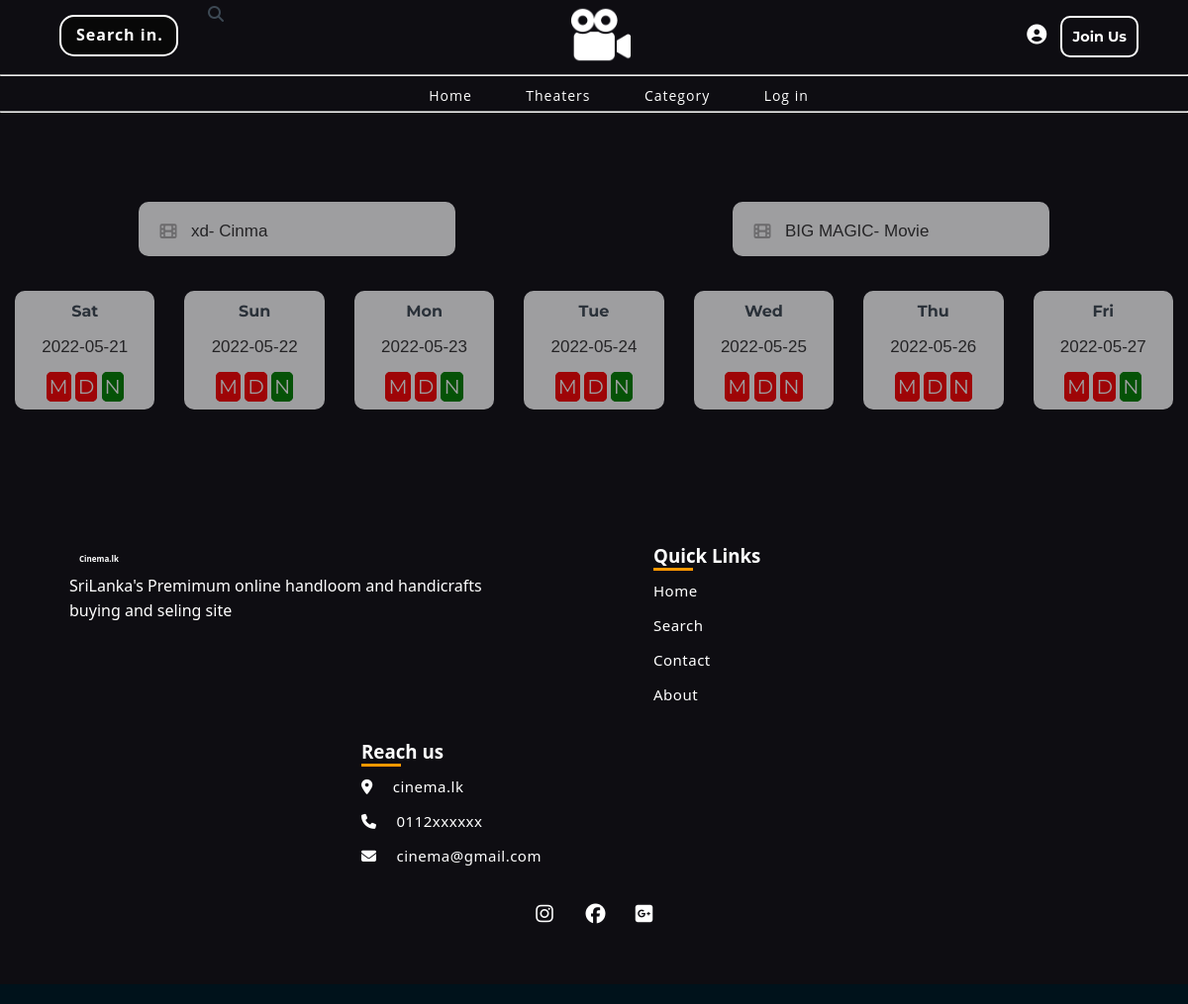
The app's page /views/dateTimeAllocate.php?movie_id=1&theater_id=1, older data.
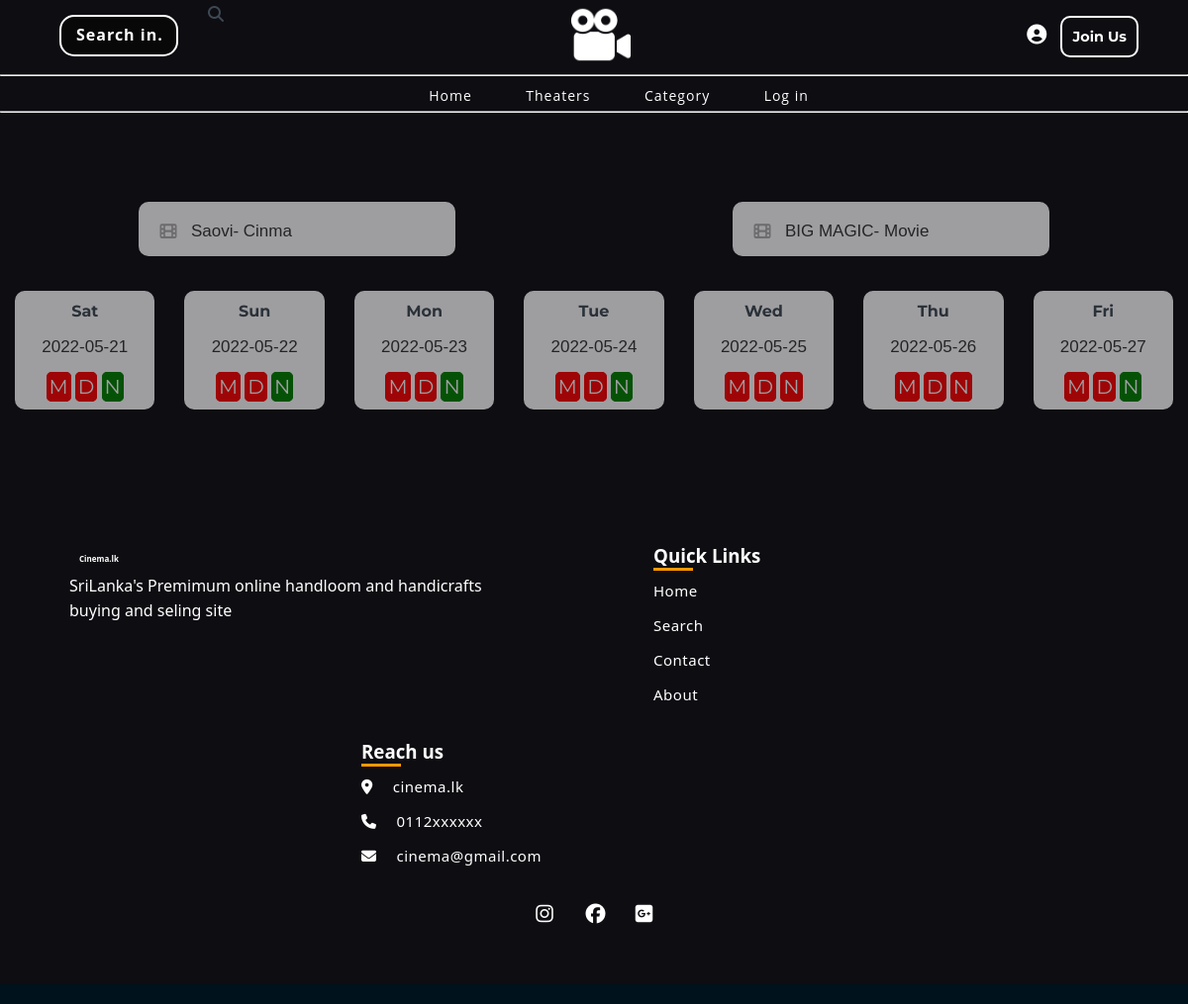
The same page, newer data.
### tables this page shows
CREATE TABLE `theater_owner` (
  `theater_id` int(50) NOT NULL,
  `theater_name` varchar(50) NOT NULL,
  `email` varchar(50) NOT NULL,
  `password` varchar(255) NOT NULL,
  `location` text NOT NULL,
  `contact_no` int(10) NOT NULL,
  `no_balcony_seats` int(5) NOT NULL,
  `no_odc_seats` int(5) NOT NULL,
  `no_of_box` int(5) NOT NULL,
  `open_time` datetime NOT NULL,
  `type` int(2) NOT NULL DEFAULT 2,
  `isReg` tinyint(4) NOT NULL DEFAULT 0
);

### controllers/addMovieController.php (called while the page is built, shortened)
<?php
function executeQuery($query)
{
    require('connection.php');
    $result = mysqli_query($connection, $query);
    if ($result) {
        if (mysqli_num_rows($result) > 0) {
            $all_the_movies = array();
            while ($row = mysqli_fetch_assoc($result)) {
                $all_the_movies[] = $row;
            }
            return $all_the_movies;
        } else {
            return array();
        }
    } else {
        echo 'error';
    }
}
?>

### controllers/bookingController.php (called while the page is built, shortened)
<?php
include "../controllers/addMovieController.php";
function getScheduleDayByDay($theaterId,$movieId){
    $query = "SELECT * FROM shedule WHERE theater_id = '$theaterId 'AND movie_id= '$movieId' AND is_showing=1";
    return executeQuery($query);
}
function getTheTheaterBookingPage($id){
    $query = "SELECT * FROM theater_owner WHERE  theater_id='$id'";
    return executeQuery($query);
}
function getTheMovieByIdBookingPage($id){
    $query = "SELECT * FROM movie where movie_id = '$id'";
    return executeQuery($query);
}
function getPatternOfArray($pattern){
    $arr = Array();
    if($pattern==0){
        $arr[]= 1;
        $arr[]= 1;
        $arr[]= 1;
        return $arr;
    }elseif ($pattern==1){
        $arr[]= 0;
        $arr[]= 0;
        $arr[]= 0;
        return $arr;
    }elseif ($pattern==2){
        $arr[]= 0;
        $arr[]= 0;
        $arr[]= 1;
        return $arr;
    }elseif ($pattern==3){
        $arr[]= 0;
        $arr[]= 1;
        $arr[]= 0;
        return $arr;
    }elseif ($pattern==4){
        $arr[]= 1;
        $arr[]= 0;
        $arr[]= 0;
        return $arr;
    }elseif ($pattern==5){
        $arr[]= 0;
        $arr[]= 1;
        $arr[]= 1;
        return $arr;
    }elseif ($pattern==6){
        $arr[]= 1;
        $arr[]= 0;
        $arr[]= 1;
        return $arr;
    }elseif ($pattern==7){
        $arr[]= 1;
        $arr[]= 1;
        $arr[]= 0;
        return $arr;
    }
}
?>

### views/dateTimeAllocate.php (the view, shortened to what the changed rows need)
<?php
include "../controllers/bookingController.php";
$movie_id = $_GET['movie_id'];
$theater_id = $_GET['theater_id'];
$movie = getTheMovieByIdBookingPage($movie_id);
$theater = getTheTheaterBookingPage($theater_id);
$dayWithSchedule_check = getScheduleDayByDay($theater_id, $movie_id);
function getArrayOfSchedule($day)
{
    $movie_id = $_GET['movie_id'];
    $theater_id = $_GET['theater_id'];
    $dayWithSchedule = getScheduleDayByDay($theater_id, $movie_id);
    $Mon = getPatternOfArray($dayWithSchedule[0]['monday'] % 8);
    $Tue = getPatternOfArray($dayWithSchedule[0]['tuesday'] % 8);
    $Wed = getPatternOfArray($dayWithSchedule[0]['wednesday'] % 8);
    $Thu = getPatternOfArray($dayWithSchedule[0]['thursday'] % 8);
    $Fri = getPatternOfArray($dayWithSchedule[0]['friday'] % 8);
    $Sat = getPatternOfArray($dayWithSchedule[0]['saturday'] % 8);
    $Sun = getPatternOfArray($dayWithSchedule[0]['sunday'] % 8);
    if ($day == 'Mon') {
        return $Mon;
    } elseif ($day == 'Tue') {
        return $Tue;
    } elseif ($day == 'Wed') {
        return $Wed;
    } elseif ($day == 'Thu') {
        return $Thu;
    } elseif ($day == 'Fri') {
        return $Fri;
    } elseif ($day == 'Sat') {
        return $Sat;
    } else {
        return $Sun;
    }
}
?>
<!doctype html>
<html lang="en">
<head>
    <link rel="stylesheet" href="https://unpkg.com/flickity@2/dist/flickity.min.css">
    <link rel="stylesheet" href="../css/movie.css">
    <link rel="stylesheet" href="../css/style.css">
    <link rel="stylesheet" href="../css/header.css">
    <link rel="stylesheet" href="../css/footer.css">
    <link rel="stylesheet" href="../css/bookingSeats.css">
    <link rel="stylesheet" href="../css/dateTimeAllocation.css">
</head>
<body>
<?php if (sizeof($dayWithSchedule_check) == 0) { ?>
    <div class="container">
        <h2 style="text-align: center">No Schedule available</h2>
    </div>
<?php } else { ?>
    <div class="container">
        <div class="cinema-detail">
            <div class="input-field">
                <i class="fa fa-film" aria-hidden="true"></i>
                <input disabled value='<?php echo $theater[0]['theater_name'] . "- Cinma" ?>' required type="text"
                       name="movie_name"
                       placeholder="Movie"/>
            </div>
            <div class="input-field">
                <i class="fa fa-film" aria-hidden="true"></i>
                <input disabled value='<?php echo $movie[0]['name'] . "- Movie" ?>' type="text" name="theater_id"
                />
            </div>
        </div>
        <?php $today = date("Y-m-d"); ?>
        <div class="time-allocation">
            <div class="input-field schedule">
                <h4><?php
                    $timestamp = strtotime($today);
                    $day = date('D', $timestamp);
                    echo $day;;
                    $daySchedule = getArrayOfSchedule($day);
                    ?></h4>
                <input disabled value="<?php echo $today ?>" type="text" placeholder=""/>
                <div class="btn-area">
                    <a <?php echo 'href="./bookingSeats.php?movie_id=' . $movie_id . '&theater_id=' . $theater_id . '&date=' . $today . '&time=0' . '"' ?>  <?php if ($daySchedule[0] == 0) { ?> class="inactive" <?php } else { ?> class="active-mode" <?php } ?> >M</a>
                    <a <?php echo 'href="./bookingSeats.php?movie_id=' . $movie_id . '&theater_id=' . $theater_id . '&date=' . $today . '&time=1' . '"' ?>  <?php if ($daySchedule[1] == 0) { ?> class="inactive" <?php } else { ?> class="active-mode" <?php } ?> >D</a>
                    <a <?php echo 'href="./bookingSeats.php?movie_id=' . $movie_id . '&theater_id=' . $theater_id . '&date=' . $today . '&time=2' . '"' ?>  <?php if ($daySchedule[2] == 0) { ?> class="inactive" <?php } else { ?> class="active-mode" <?php } ?> >N</a>
                </div>
            </div>
            <div class="input-field schedule">
                <h4><?php
                    $today = date_create($today)->modify('1 days')->format('Y-m-d');
                    $timestamp = strtotime($today);
                    $day = date('D', $timestamp);
                    echo $day;;
                    $daySchedule = getArrayOfSchedule($day);
                    ?></h4>
                <input disabled value="<?php echo $today ?>" type="text" placeholder=""/>
                <div class="btn-area">
                    <a <?php echo 'href="./bookingSeats.php?movie_id=' . $movie_id . '&theater_id=' . $theater_id . '&date=' . $today . '&time=0' . '"' ?>  <?php if ($daySchedule[0] == 0) { ?> class="inactive" <?php } else { ?> class="active-mode" <?php } ?> >M</a>
                    <a <?php echo 'href="./bookingSeats.php?movie_id=' . $movie_id . '&theater_id=' . $theater_id . '&date=' . $today . '&time=1' . '"' ?>  <?php if ($daySchedule[1] == 0) { ?> class="inactive" <?php } else { ?> class="active-mode" <?php } ?> >D</a>
                    <a <?php echo 'href="./bookingSeats.php?movie_id=' . $movie_id . '&theater_id=' . $theater_id . '&date=' . $today . '&time=2' . '"' ?>  <?php if ($daySchedule[2] == 0) { ?> class="inactive" <?php } else { ?> class="active-mode" <?php } ?> >N</a>
                </div>
            </div>
            <div class="input-field schedule">
                <h4><?php
                    $today = date_create($today)->modify('1 days')->format('Y-m-d');
                    $timestamp = strtotime($today);
                    $day = date('D', $timestamp);
                    echo $day;;
                    $daySchedule = getArrayOfSchedule($day);
                    ?></h4>
                <input disabled value="<?php echo $today ?>" type="text" placeholder=""/>
                <div class="btn-area">
                    <a <?php echo 'href="./bookingSeats.php?movie_id=' . $movie_id . '&theater_id=' . $theater_id . '&date=' . $today . '&time=0' . '"' ?>  <?php if ($daySchedule[0] == 0) { ?> class="inactive" <?php } else { ?> class="active-mode" <?php } ?> >M</a>
                    <a <?php echo 'href="./bookingSeats.php?movie_id=' . $movie_id . '&theater_id=' . $theater_id . '&date=' . $today . '&time=1' . '"' ?>  <?php if ($daySchedule[1] == 0) { ?> class="inactive" <?php } else { ?> class="active-mode" <?php } ?> >D</a>
                    <a <?php echo 'href="./bookingSeats.php?movie_id=' . $movie_id . '&theater_id=' . $theater_id . '&date=' . $today . '&time=2' . '"' ?>  <?php if ($daySchedule[2] == 0) { ?> class="inactive" <?php } else { ?> class="active-mode" <?php } ?> >N</a>
                </div>
            </div>
            <div class="input-field schedule">
                <h4><?php
                    $today = date_create($today)->modify('1 days')->format('Y-m-d');
                    $timestamp = strtotime($today);
                    $day = date('D', $timestamp);
                    echo $day;;
                    $daySchedule = getArrayOfSchedule($day);
                    ?></h4>
                <input disabled value="<?php echo $today ?>" type="text" placeholder=""/>
                <div class="btn-area">
                    <a <?php echo 'href="./bookingSeats.php?movie_id=' . $movie_id . '&theater_id=' . $theater_id . '&date=' . $today . '&time=0' . '"' ?>  <?php if ($daySchedule[0] == 0) { ?> class="inactive" <?php } else { ?> class="active-mode" <?php } ?> >M</a>
                    <a <?php echo 'href="./bookingSeats.php?movie_id=' . $movie_id . '&theater_id=' . $theater_id . '&date=' . $today . '&time=1' . '"' ?>  <?php if ($daySchedule[1] == 0) { ?> class="inactive" <?php } else { ?> class="active-mode" <?php } ?> >D</a>
                    <a <?php echo 'href="./bookingSeats.php?movie_id=' . $movie_id . '&theater_id=' . $theater_id . '&date=' . $today . '&time=2' . '"' ?>  <?php if ($daySchedule[2] == 0) { ?> class="inactive" <?php } else { ?> class="active-mode" <?php } ?> >N</a>
                </div>
            </div>
            <div class="input-field schedule">
                <h4><?php
                    $today = date_create($today)->modify('1 days')->format('Y-m-d');
                    $timestamp = strtotime($today);
                    $day = date('D', $timestamp);
                    echo $day;;
                    $daySchedule = getArrayOfSchedule($day);
                    ?></h4>
                <input disabled value="<?php echo $today ?>" type="text" placeholder=""/>
                <div class="btn-area">
                    <a <?php echo 'href="./bookingSeats.php?movie_id=' . $movie_id . '&theater_id=' . $theater_id . '&date=' . $today . '&time=0' . '"' ?>  <?php if ($daySchedule[0] == 0) { ?> class="inactive" <?php } else { ?> class="active-mode" <?php } ?> >M</a>
                    <a <?php echo 'href="./bookingSeats.php?movie_id=' . $movie_id . '&theater_id=' . $theater_id . '&date=' . $today . '&time=1' . '"' ?>  <?php if ($daySchedule[1] == 0) { ?> class="inactive" <?php } else { ?> class="active-mode" <?php } ?> >D</a>
                    <a <?php echo 'href="./bookingSeats.php?movie_id=' . $movie_id . '&theater_id=' . $theater_id . '&date=' . $today . '&time=2' . '"' ?>  <?php if ($daySchedule[2] == 0) { ?> class="inactive" <?php } else { ?> class="active-mode" <?php } ?> >N</a>
                </div>
            </div>
            <div class="input-field schedule">
                <h4><?php
                    $today = date_create($today)->modify('1 days')->format('Y-m-d');
                    $timestamp = strtotime($today);
                    $day = date('D', $timestamp);
                    echo $day;;
                    $daySchedule = getArrayOfSchedule($day);
                    ?></h4>
                <input disabled value="<?php echo $today ?>" type="text" placeholder=""/>
                <div class="btn-area">
                    <a <?php echo 'href="./bookingSeats.php?movie_id=' . $movie_id . '&theater_id=' . $theater_id . '&date=' . $today . '&time=0' . '"' ?>  <?php if ($daySchedule[0] == 0) { ?> class="inactive" <?php } else { ?> class="active-mode" <?php } ?> >M</a>
                    <a <?php echo 'href="./bookingSeats.php?movie_id=' . $movie_id . '&theater_id=' . $theater_id . '&date=' . $today . '&time=1' . '"' ?>  <?php if ($daySchedule[1] == 0) { ?> class="inactive" <?php } else { ?> class="active-mode" <?php } ?> >D</a>
                    <a <?php echo 'href="./bookingSeats.php?movie_id=' . $movie_id . '&theater_id=' . $theater_id . '&date=' . $today . '&time=2' . '"' ?>  <?php if ($daySchedule[2] == 0) { ?> class="inactive" <?php } else { ?> class="active-mode" <?php } ?> >N</a>
                </div>
            </div>
            <div class="input-field schedule">
                <h4><?php
                    $today = date_create($today)->modify('1 days')->format('Y-m-d');
                    $timestamp = strtotime($today);
                    $day = date('D', $timestamp);
                    echo $day;;
                    $daySchedule = getArrayOfSchedule($day);
                    ?></h4>
                <input disabled value="<?php echo $today ?>" type="text" placeholder=""/>
                <div class="btn-area">
                    <a <?php echo 'href="./bookingSeats.php?movie_id=' . $movie_id . '&theater_id=' . $theater_id . '&date=' . $today . '&time=0' . '"' ?>  <?php if ($daySchedule[0] == 0) { ?> class="inactive" <?php } else { ?> class="active-mode" <?php } ?> >M</a>
                    <a <?php echo 'href="./bookingSeats.php?movie_id=' . $movie_id . '&theater_id=' . $theater_id . '&date=' . $today . '&time=1' . '"' ?>  <?php if ($daySchedule[1] == 0) { ?> class="inactive" <?php } else { ?> class="active-mode" <?php } ?> >D</a>
                    <a <?php echo 'href="./bookingSeats.php?movie_id=' . $movie_id . '&theater_id=' . $theater_id . '&date=' . $today . '&time=2' . '"' ?>  <?php if ($daySchedule[2] == 0) { ?> class="inactive" <?php } else { ?> class="active-mode" <?php } ?> >N</a>
                </div>
            </div>
        </div>
    </div>
<?php } ?>
<?php include "../common/footer.php"; ?>
</body>

Row changes from the older to the newer data that the page shows:
changed theater_owner: movie_name "xd- Cinma" → "Saovi- Cinma"
